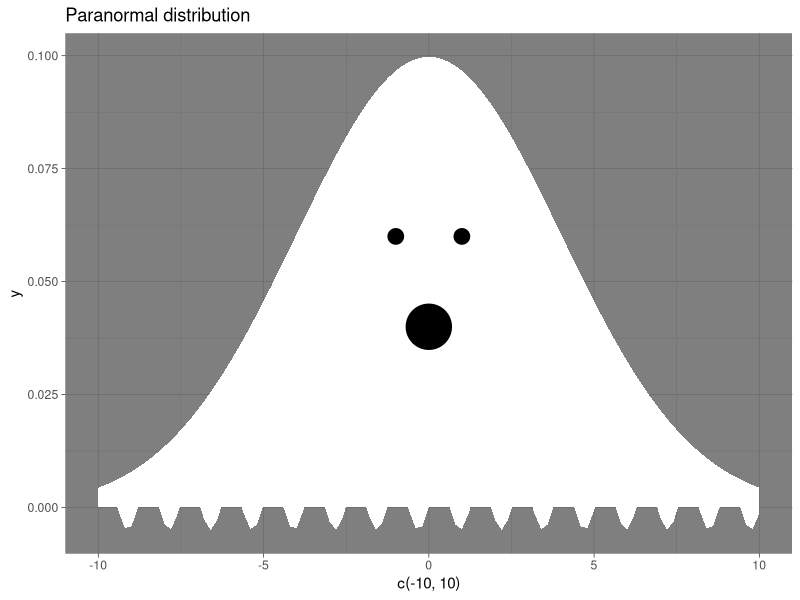

Source code (R):
## ---- chunk 1
library(ggplot2)
## ---- chunk 2
squiggly <- function(x) sin(5 * x) / 200
eyes <- data.frame(x = c(-1, 1), y = 0.06)
mouth <- data.frame(x = 0, y = 0.04)
## ---- chunk 3
ggplot(mapping = aes(x = c(-10, 10))) +
  geom_area(stat = "function", fun = squiggly, fill = "white") +
  geom_area(stat = "function", fun = dnorm, fill = "white",
            args = list(mean = 0, sd = 4)) +
  geom_point(data = eyes, aes(x = x, y = y), size = 5) +
  geom_point(dat = mouth, aes(x = x, y = y), size = 15) +
  theme_dark() +
  labs(title = "Paranormal distribution")
